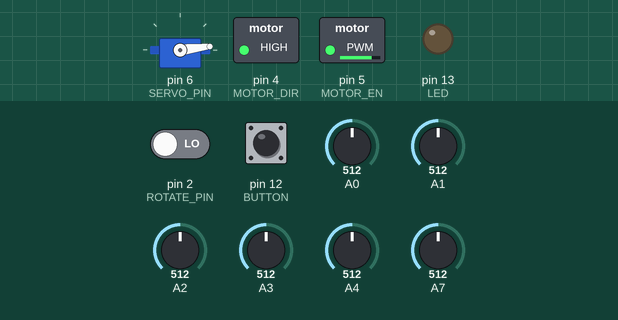
Recording of a sketch running on a simulated Arduino Nano, built with avr-gcc and run on an emulated ATmega328P. Parts: servo, switched loads named in the sketch (green lamp = pin HIGH), output pins drawn as LEDs (lit = HIGH). Dashed ring = blinking. The test bench sets the inputs (shaded band); at power-on: A2 = 512, A3 = 512, A0 = 512, A4 = 512, pin 2 (ROTATE_PIN) LOW, pin 12 (BUTTON) HIGH, A1 = 512, A7 = 512. What the sketch prints to the serial monitor is not drawn.

Above: at 0.64 s.
1.3 s: A2 set to 716
At 1.5 s:
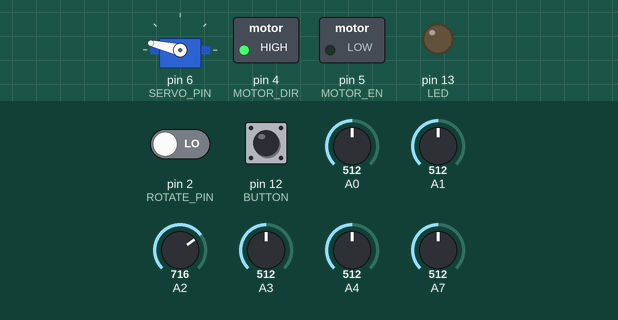
4.7 s: A3 set to 306
At 5.52 s:
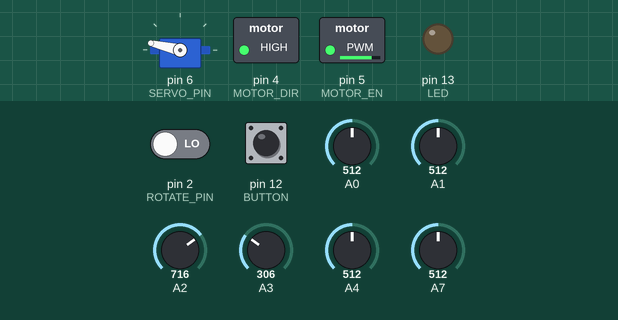
8.1 s: A0 set to 80
11.5 s: A4 set to 408
14.9 s: A4 set to 372
At 16.1 s:
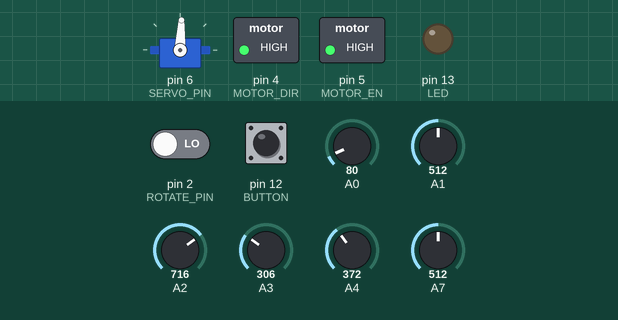
16.8 s: A4 set to 716
At 17.61 s:
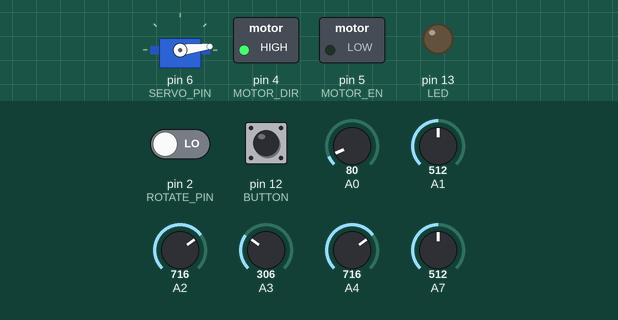
Timing chart, 0 to 21.2 s (numbered marks = the images above; inputs shaded):
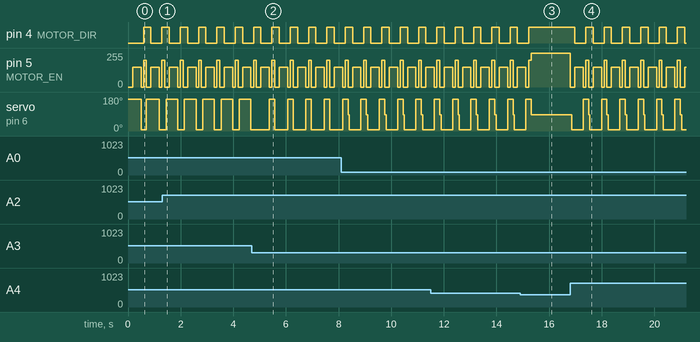

Measured:
- the behaviour switches between 391 and 390 on A4 (found by bisection; images 2 and 3)
- after the input at 14.9 s, pin 4 (MOTOR_DIR): goes on until 15.2 s, then stays HIGH; servo on pin 6 (SERVO_PIN): goes on until 15.3 s, then stays 87°
- after the input at 16.8 s, pin 4 (MOTOR_DIR): alternates HIGH for 0.28 s and LOW for 0.42 s, starting after 0.17 s; pin 5 (MOTOR_EN): 255/255 → 0/255 at once, then repeats every 0.70 s: 150/255 0.32 s, 0/255 0.10 s, 200/255 0.11 s, 0/255 0.17 s
- by itself, pin 4 (MOTOR_DIR): alternates HIGH for 0.28 s and LOW for 0.42 s
- by itself, pin 5 (MOTOR_EN): repeats every 0.70 s: 200/255 0.11 s, 0/255 0.17 s, 150/255 0.32 s, 0/255 0.10 s
- by itself, servo on pin 6 (SERVO_PIN): repeats every 0.70 s: 87° 0.05 s, 7° 0.44 s, 167° 0.21 s

The sketch:

nano.ino
```cpp
#include <PID_v1.h>

//#define DEBUG_MODE
#include <Arduino.h>
#include <Servo.h>
#include <PID_v1.h>
//#include <MsTimer2.h>
#include <avr/io.h>
#include <avr/interrupt.h>


#ifdef DEBUG_MODE
  #include "debug.h"
#else
  #include "realese.h"
#endif

void setup()
{
  #ifdef DEBUG_MODE
    setup_debug();
  #else
    setup_realese();
  #endif
}
void loop()
{
  #ifdef DEBUG_MODE
    loop_debug();
  #else
    loop_realese();
  #endif
}
```

debug.cpp
```cpp
#include <PID_v1.h>

#include <Arduino.h>
#include <Servo.h>
#include "config.h"
#include "debug.h"
#include "setup.h"

//UART
char data; // this var is used for reading data from uart

void printDouble( double val, byte precision){
  // prints val with number of decimal places determine by precision
  // precision is a number from 0 to 6 indicating the desired decimial places
  // example: printDouble( 3.1415, 2); // prints 3.14 (two decimal places)

  Serial.print (int(val));  //prints the int part
  if( precision > 0) {
    Serial.print("."); // print the decimal point
    unsigned long frac;
    unsigned long mult = 1;
    byte padding = precision -1;
    while(precision--)
       mult *=10;

    if(val >= 0)
      frac = (val - int(val)) * mult;
    else
      frac = (int(val)- val ) * mult;
    unsigned long frac1 = frac;
    while( frac1 /= 10 )
      padding--;
    while(  padding--)
      Serial.print("0");
    Serial.print(frac,DEC) ;
  }
}

//Define Variables we'll be connecting to
//double Setpoint, Input, Output,command = 0;
//PID myPID(&Input, &Output, &Setpoint,.02,0,0, DIRECT);

void setup_debug()
{
  robotInit();
  delay(1000);

  getServo();
  writeServo(-80);

}


/*


int ChanelA , ChanelB;
int speedrobot = 0;
#define LOOPTIME 100
unsigned long lastMilli = 0;
int speed_act = 0;                              // speed (actual value)
int PWM_val = 0;                                // (25% = 64; 50% = 127; 75% = 191; 100% = 255)
int voltage = 0;                                // in mV
int current = 0;                                // in mA
volatile long count = 0;                        // rev counter
float Kp =   .1;                                // PID proportional control Gain
float Kd =   .01;
int speedRobo = 0;

int updatePid(int command, int targetValue, int currentValue)   {             // compute PWM value
float pidTerm = 0;                                                            // PID correction
int error=0;
static int last_error=0;
  error = abs(targetValue) - abs(currentValue);
  pidTerm = (Kp * error) + (Kd * (error - last_error));
  last_error = error;
  return constrain(command + int(pidTerm), 0, 255);
}

*/


void loop_debug()
{
  /*

   getSensors(sensor);
  // getSensors(sensor);
  // getSensors(sensor);

   angle = 0;
   if(sensor[CENTER]<90)
   {
     if(sensor[BLEFT]>sensor[BRIGHT]) angle = -80;
     else  angle = 80;
   }
   writeServo(angle);

  if(angle!=0) speedRobo = 2000;
  else speedRobo = 1000;


 // ChanelA = constrain(map(pulseIn(7,HIGH,20000),1220,1732,0,100),0,100);
  //ChanelB = constrain(map(pulseIn(8,HIGH,20000),1220,1732,0,100),0,100);
  //Kd= (float)ChanelB/(float)100.00;

  // PID
   if((millis()-lastMilli) >= LOOPTIME)   {                                    // enter tmed loop
    lastMilli = millis();
    speedrobot = getSpeed();
    PWM_val= updatePid(PWM_val, speedRobo, speedrobot);
    forward(PWM_val);
   }
 //

  Serial.println(speedrobot);//Serial.print("  ");//Serial.print(ChanelB);//Serial.print("  ");
  //printDouble(Kp,10);Serial.print("  "); printDouble(KD,10);Serial.print("  ");
  //printDouble(Kd,10);
  //Serial.println("  ");
  //forward(255);


  delay(10);
  */
}
```

debug.h
```cpp
void setup_debug();
void loop_debug();
```

logic.cpp
```cpp
#include <Arduino.h>
//#include <MsTimer2.h>
#include <Servo.h>
#include <avr/io.h>
#include <avr/interrupt.h>
#include "config.h"
#include "realese.h"
#include "setup.h"


void mLeft(void)
{

  neutral();
  delay(50);

  writeServo(SERVO_MAX_ANGLE);
  delay(120);
  back(150);
  delay(320);
  neutral();
  writeServo(-SERVO_MAX_ANGLE);
  delay(100);
  forward(200);
  delay(100);


}
void mRight(void)
{
  neutral();
  delay(50);
  writeServo(-SERVO_MAX_ANGLE);
  delay(120);
  back(150);
  delay(320);
  neutral();
  writeServo(SERVO_MAX_ANGLE);
  delay(100);
  forward(200);
  delay(100);
}
```

logic.h
```cpp
void mLeft(void);
void mRight(void);
```

realese.cpp
```cpp
#include <Arduino.h>
#include <Servo.h>
#include <PID_v1.h>
#include "config.h"
#include "realese.h"
#include "setup.h"
#include "logic.h"

//VARIABLEAS
int sensor[5] = {
  0,0,0,0,0};
int angle = 0;
int speedR = 0;

#define CNTR 0
#define LWAL 2
#define RWAL 3


void setup_realese(){
  robotInit();

}


int ChanelA , ChanelB;
int speedrobot = 0;
#define LOOPTIME 40
unsigned long lastMilli = 0;
int speed_act = 0;                              // speed (actual value)
int PWM_val = 0;                                // (25% = 64; 50% = 127; 75% = 191; 100% = 255)
int voltage = 0;                                // in mV
int current = 0;                                // in mA
volatile long count = 0;                        // rev counter
float Kp =   .1;                                // PID proportional control Gain
float Kd =   .01;
int speedRobo = 0;

int updatePid(int command, int targetValue, int currentValue)   {             // compute PWM value
float pidTerm = 0;                                                            // PID correction
int error=0;
static int last_error=0;
  error = abs(targetValue) - abs(currentValue);
  pidTerm = (Kp * error) + (Kd * (error - last_error));
  last_error = error;
  return constrain(command + int(pidTerm), 0, 255);
}


void loop_realese()
{
  while(1)
  {


    // button start
startt:
    if(digitalRead(BUTTON)==LOW)
    {

      //neutral();
      //delay(500);
      //goto startt;
    }

    getSensors(sensor);
    getSensors(sensor);
    getSensors(sensor);

    angle = 0;
    //if(sensor[LEFT]<40) angle = 5;
    //if(sensor[RIGHT]<40) angle = -5;
    if(sensor[CENTER]<90)
    {
      if(sensor[BLEFT]>sensor[BRIGHT]) angle = -80;
      else  angle = 80;
    }


    writeServo(angle);
    if((sensor[CENTER]>120)&&(range(getServo(),-2,2))) speedR =2500;
    else
    {
    if((sensor[CENTER]>90)&&(sensor[CENTER]<120)&&(range(getServo(),-7,7))) speedR =1700;
    else speedR =1200;
    }

   // PID
   if((millis()-lastMilli) >= LOOPTIME)   {                                    // enter tmed loop
    lastMilli = millis();
    speedrobot = getSpeed();
    PWM_val= updatePid(PWM_val, speedR, speedrobot);
    forward(PWM_val);
   }
 //


    //contact

    if(sensor[RIGHT]<25) {
      mLeft();
      getSensors(sensor);
    }
    else

        if(sensor[LEFT]<29) {
        mRight();
        getSensors(sensor);
      }
      else

          if(sensor[CENTER]<25)
        {
          if (sensor[BLEFT]>sensor[BRIGHT])
          {
            mLeft();
            getSensors(sensor);
          }
          else
          {
            mRight();
            getSensors(sensor);
          }
        }


    //print results
/*
    Serial.print(angle);
    Serial.print("  ");
    Serial.print(speedR);
    Serial.print("  ");
    Serial.print(sensor[BLEFT]);
    Serial.print("  ");
    Serial.print(sensor[LEFT]);
    Serial.print("  ");
    Serial.print(sensor[CENTER]);
    Serial.print("  ");
    Serial.print(sensor[RIGHT]);
    Serial.print("  ");
    Serial.println(sensor[BRIGHT]);
    delay(500);
*/
  }
}
```

realese.h
```cpp
void setup_realese();
void loop_realese();
```

setup.cpp
```cpp
#include <Arduino.h>
//#include <MsTimer2.h>
#include <Servo.h>
#include <avr/io.h>
#include <avr/interrupt.h>
#include "config.h"
#include "realese.h"
#include "setup.h"


// MOTOR

char motorDir = STOP; // 1 forward 0 stop -1 back
void motorInit()
{
  pinMode(MOTOR_DIR,OUTPUT);
  pinMode(MOTOR_EN,OUTPUT);
}
void forward(int value)
{
  motorDir=FORWARD;
  digitalWrite(MOTOR_DIR,HIGH);
  value=value>250?255:value;
  value=constrain(value,0,255);
  analogWrite(MOTOR_EN,value);
}
void neutral()
{
  motorDir=STOP;
  analogWrite(MOTOR_EN,0);
}
void back(int value)
{
  motorDir=BACK;
  digitalWrite(MOTOR_DIR,LOW);
  value=value>250?255:value;
  value=constrain(value,0,255);
  analogWrite(MOTOR_EN,value);
}


// speed of robot
unsigned long tPrev = 0; // time of previev interrupt it use for "drebezg"
unsigned long tCurr = 0; // time current interrupt it use for "drebezg"
int state = HIGH; // for led

// interrupt
volatile unsigned long wheelCount = 0;
void motorTick()
{
  //tCurr = micros();
  //if((tCurr - tPrev)>MIN_INT_TIC)
  //{
    //tPrev = tCurr;
    wheelCount++;
  //}
  //led blink
  //state=!state;
  //digitalWrite(LED,state);
}

unsigned long LastTime = 0;
unsigned long NowTime = 0;

int getSpeed() // mm/s
{
  NowTime = micros();
  int value = (int)((float)wheelCount*(float)SREDUKTOR/(float)((float)NowTime - (float)LastTime));
  //float value = wheelCount;
  LastTime = NowTime;
  wheelCount = 0;
  return value;
}

//interrupt init
void speedInit()
{
  attachInterrupt(0,motorTick,RISING);
}


// SERVO
Servo wheelServoR;

void getServoInit()
{
  pinMode(SERVOANALOGPIN,INPUT);
  digitalWrite(SERVOANALOGPIN,HIGH);
}
int getServo() //return servo
{
  //wheelServoR.detach();
  //return analogRead(7);
  int value = map(analogRead(SERVOANALOGPIN),SERVOMINVOLTAGE,SERVOMAXVOLTAGE,-SERVO_MAX_ANGLE,SERVO_MAX_ANGLE);
  //wheelServoR.attach(SERVO_PIN);
  return value;
}

// this function check value it return the value in diapazon from -30 to +30
int checkServo( int value)
{
  value = value>(SERVO_MAX_ANGLE)?SERVO_MAX_ANGLE:value;
  value = value<(-SERVO_MAX_ANGLE)?-SERVO_MAX_ANGLE:value;
  return value;
}


// depends of global class wheelServo
// this function write value to servo without waiting time
// this function use checkServo so the value could be any integer.
int writeServo (int value )
{
  if (wheelServoR.attached() == false)
  {
    wheelServoR.attach(SERVO_PIN);
  }
  value = checkServo(value);
  wheelServoR.write(STCALC(value));
  return value;
}


// return value in sm it used for convert from right analod sharp sensor to sm
double read_gp2d12_range(double value)
{
  double val;

  val = 8044.0721/(value*2 - 129.0100)-0.9581;
  if (val < 0) val = 80;
  if (val >80) val = 80;
  //val = (8762.88/(value/4 + 18.32)-12.06)/2;
  return val;
}
// return value in sm it used for convert from center analod sharp sensor to sm
double read_gp2y0a_range(double value)
{
  double val;
  val = (8762.88/(value/2 + 18.32)-12.06);
  if (val < 0) val = 150;
  if (val >150) val = 150;

  return val;
}


void robotInit()
{

  analogReference(DEFAULT); //analog init

  // init servo feedback
  getServoInit();


  //button init (set pul-up resistor)
  pinMode(BUTTON, INPUT);
  digitalWrite(BUTTON,HIGH);

  // init morors and counter sensor
  motorInit();
  speedInit();

  // initialize the LED pin as an output:
  pinMode(LED,OUTPUT);

  // init servo and set it to midle
  wheelServoR.attach(SERVO_PIN);

  //init serial
  Serial.begin(SERIAL_SRPEED);

  // say START
  Serial.println("Start");
}


/// get sensors
int array[3][5];
void getSensors(int arrayone[])  // 6 milisekund
{


  int i1 = 0;
  array[0][0] = array[1][0];
  array[0][1] = array[1][1];
  array[0][2] = array[1][2];
  array[0][3] = array[1][3];
  array[0][4] = array[1][4];

  array[1][0] = array[2][0];
  array[1][1] = array[2][1];
  array[1][2] = array[2][2];
  array[1][3] = array[2][3];
  array[1][4] = array[2][4];

  array[2][0] = analogRead(0);
  array[2][0] = read_gp2y0a_range(analogRead(0));
  array[2][1] = analogRead(1);
  array[2][1] = read_gp2y0a_range(analogRead(1));
  array[2][2] = analogRead(2);
  array[2][2] = read_gp2y0a_range(analogRead(2));
  array[2][3] = analogRead(3);
  array[2][3] = read_gp2y0a_range(analogRead(3));
  array[2][4] = analogRead(4);
  array[2][4] = read_gp2y0a_range(analogRead(4));

  for(i1 = 0;i1<5;i1++)
  {
    if((array[0][i1]>=array[1][i1])&&(array[0][i1]>=array[2][i1]))
    {
      if((array[1][i1]>array[2][i1])){
        arrayone[i1] = array[1][i1];
      }
      else      arrayone[i1] = array[2][i1];
    }

    if((array[1][i1]>=array[0][i1])&&(array[1][i1]>=array[2][i1]))
    {
      if((array[0][i1]>array[2][i1])){
        arrayone[i1] = array[0][i1];
      }
      else      arrayone[i1] = array[2][i1];
    }

    if((array[2][0]>=array[0][i1])&&(array[2][0]>=array[1][0]))
    {
      if((array[0][i1]>array[1][i1])){
        arrayone[i1] = array[0][i1];
      }
      else      arrayone[i1] = array[1][i1];
    }
  }

  /*
   analogRead(0);
   arrayone[0] = read_gp2y0a_range(analogRead(0));
   analogRead(1);
   arrayone[1] = read_gp2y0a_range(analogRead(1));
   analogRead(2);
   arrayone[2] = read_gp2y0a_range(analogRead(2));
   analogRead(3);
   arrayone[3] = read_gp2y0a_range(analogRead(3));
   analogRead(4);
   arrayone[4] = read_gp2y0a_range(analogRead(4));
   */
}

boolean range (int value, int rangeMin,int rangeMax )
{
  if ( (value>=rangeMin) && (value<=rangeMax) ) return HIGH;
  return LOW;
}


/*

motorTimeTick = (tCurr - tPrev);
    tPrev = tCurr;

    // move
    if(speedControl)
    {
    if(gvalue>0)
    {
      gvalue = constrain(gvalue,MINSPEED,MAXSPEED);
      if (motorDir!=FORWARD)    curSpeed=0;

      //curSpeed = curSpeed + map((gvalue - getSpeed()),0,MAXSPEED,0,255);//regulator
      curSpeed = getSpeed()>gvalue?curSpeed-10:curSpeed+10;//regulator
      //Serial.println(curSpeed);
      curSpeed = constrain(curSpeed,0,255);
      forward(curSpeed);
    }
    if(gvalue<0)
    {
      gvalue = abs(gvalue);
      gvalue = constrain(gvalue,MINSPEED,MAXSPEED);
      if (motorDir!=BACK)  curSpeed=0;

      curSpeed = getSpeed()>gvalue?curSpeed-KP:curSpeed+KP;// rgulator

      curSpeed = constrain(curSpeed,0,255);
      back(curSpeed);
    }
    if(gvalue==0) neutral();
    }

*/
```

setup.h
```cpp
//prototype
int writeServo (int  );
double read_gp2d12_range(double value);//right
double read_gp2y0a_range(double value);//center
int haveObstacle(int ledPinInfra, int InputPin);
void robotInit();
void motorInit();
void forward(int value);
void neutral();
void back(int value);
void move(int value);
int getSpeed();
int getServo();
void getSensors(int arrayone[]);
boolean range (int value, int rangeMin,int rangeMax );
extern volatile unsigned long wheelCount;
```

config.h
```cpp
//servo (rotate frontal wheels)
#define SERVO_PIN 6
#define MAX_MS_SERVOTIK 1000
#define SERVO_OFFSET 87
#define SERVO_MAX_ANGLE 80
#define STCALC(a) (SERVO_OFFSET+(a))

// motor (back wheels are powered)
#define MOTOR_EN 5
#define MOTOR_DIR 4

#define FORWARD 1
#define STOP 0
#define BACK -1

//rotate_sensor
#define ROTATE_PIN 2

// pinien 15
// spur 68
// wheel diametr 59 mm
#define MIN_INT_TIC 70 // for normal interrupt work if the sped is big put this to 70
#define SREDUKTOR  32*1000000  ////10.21*1000000 //distanse mm
#define MINSPEED 100 // mm / s
#define MAXSPEED 4000 // mm / s

// button
#define BUTTON 12

// led
#define LED 13

// distanse (analog sensors)
#define RIGHT 3
#define CENTER 0
#define LEFT 4
#define BRIGHT 2
#define BLEFT 1

//Servo analog output
#define SERVOANALOGPIN 7
#define SERVOMINVOLTAGE 47
#define SERVOMAXVOLTAGE 574


// serial
#define SERIAL_SRPEED 57600
```
